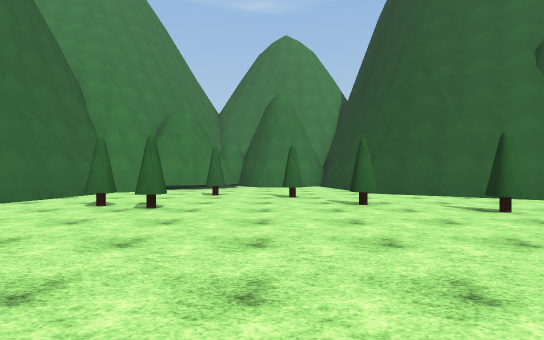
view 1 (above)

16 first-person views from a walk through a Unity game level. The camera is 1.4 m above the floor, looks level and sees 80° across. Doors are open. The floor is counted in squares, 2 m on a side. Each view is taken from the middle of a square. On the plan, view 1 faces up. The plan holds only what a view shows up to about 10 squares ahead; the rest is blank. The place goes on beyond the plan. The player character is not drawn. Some animated figures are not drawn. Some surface patterns are stand-ins.

view 2
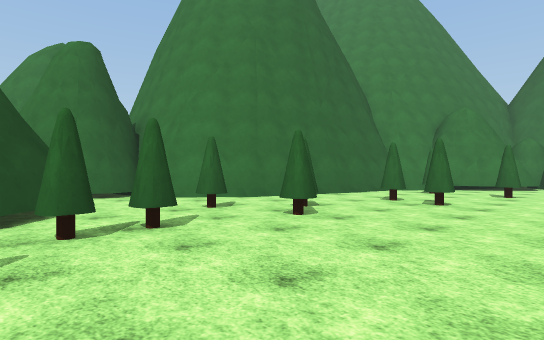

view 3
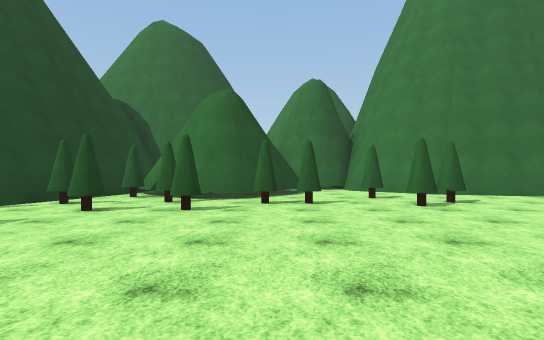

view 4
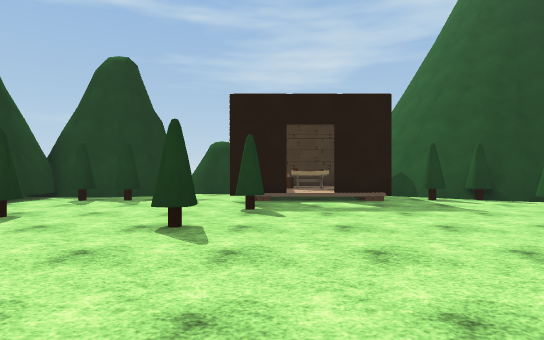

view 5
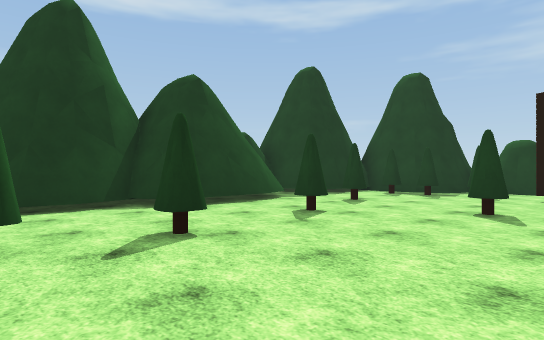

view 6
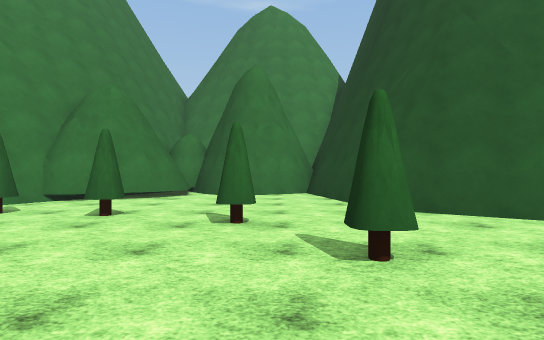

view 7
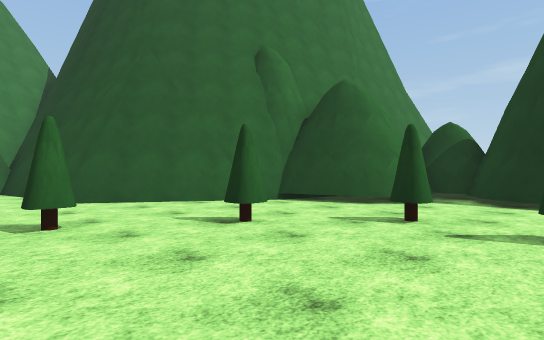

view 8
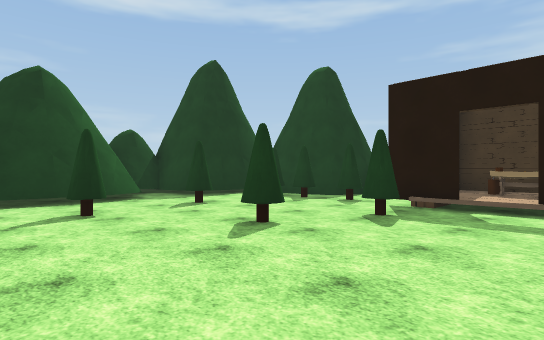

view 9
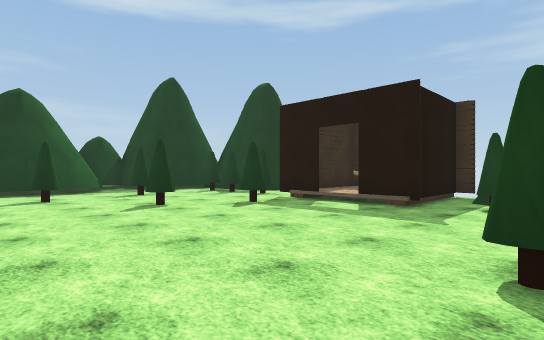

view 10
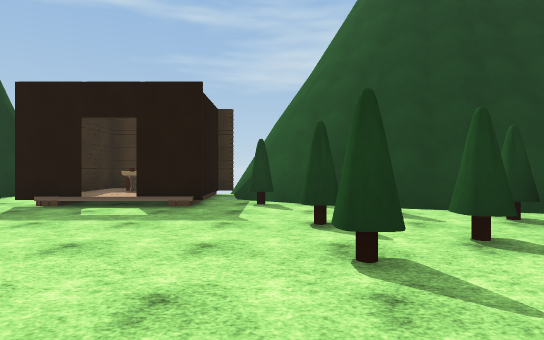

view 11
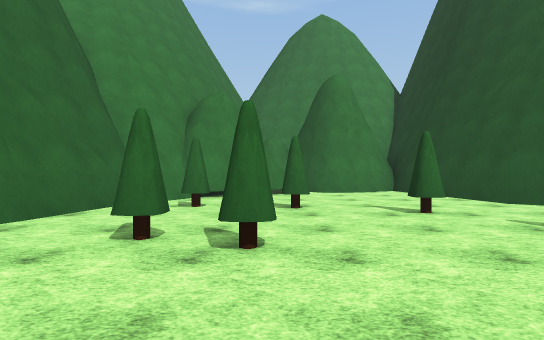

view 12
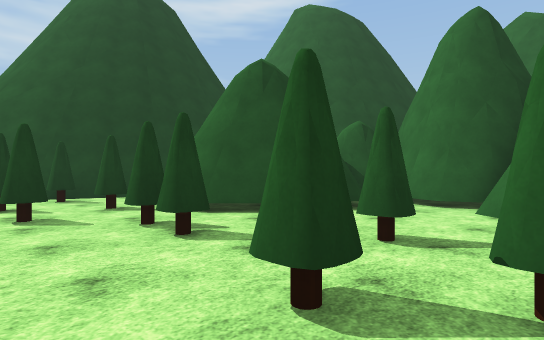

view 13
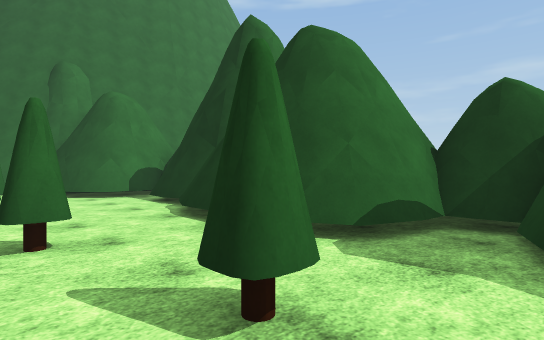

view 14
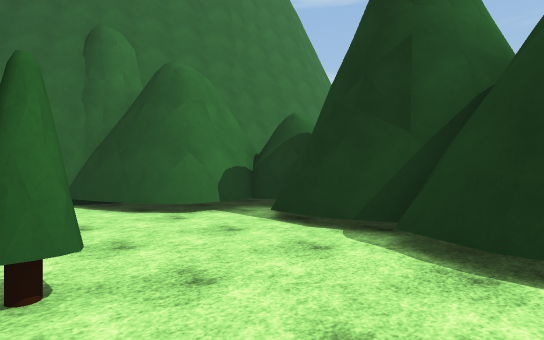

view 15
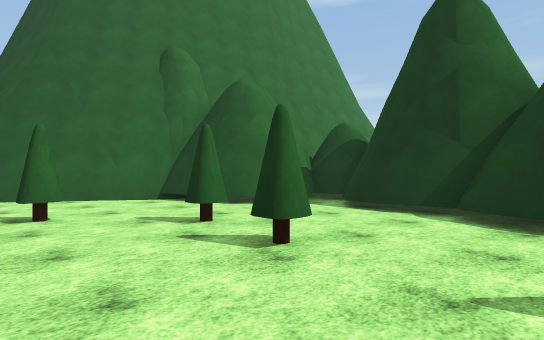

view 16
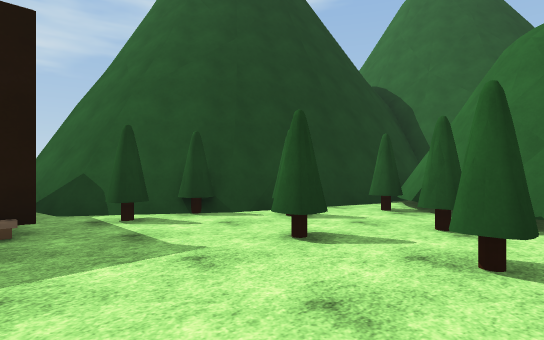

### Floor plan
Key: @ floor where view 1 was taken; # wall or solid block; . floor; / step, stairs or slope; D open door; T table; O other object.
Columns run from 9 left of view 1 to 10 right of it. Each row starts with its distance up from view 1.
 14        ######
 13        #....#
 12      ###....#
 11     ##......#
 10    ##.......##
  9    #..OO.....###
  8    #......O....##
  7    #.......O....#
  6   ##..OO.....O..##
  5   #..............###
  4  ##..O........O....#
  3 ##..O.O...........##
  2 #.............O...#
  1 #....O...........##
  0 ####.O...@.......#
 -1    ##..........O.#
 -2    ##OO.....O....###
 -3   ###.O........O...#
 -4 ####OO.....O.....###
 -5   ####...#D##.OO.#
 -6      #OO.#/# OO..#
 -7      ###.#TO  ####
 -8        ########

Positions as (right, up) in squares from view 1, and headings:
1: (0, 0), facing up
2: (0, -1), facing up-left
3: (3, 0), facing left
4: (2, 2), facing down
5: (2, 4), facing down-right
6: (1, 4), facing up
7: (1, 2), facing up-right
8: (0, 1), facing down-right
9: (-3, 1), facing down-right
10: (-2, 1), facing down
11: (-2, 3), facing up
12: (-2, 4), facing down-left
13: (5, -4), facing up-right
14: (5, 0), facing up-right
15: (3, 0), facing up-right
16: (0, -1), facing down-left
